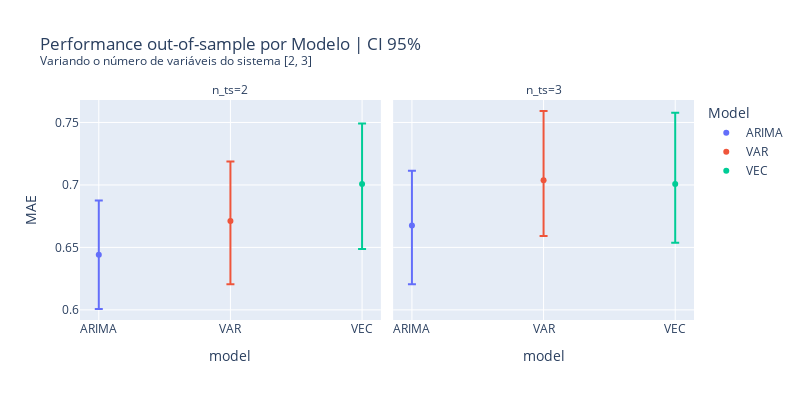

Notebook code for this chart:
### Code cell
filter_select = (df_MAE.n_fold_ts==85) & (df_MAE.n_ma==0) & (df_MAE.n_obs==500)
boot_df_ci_filter = df_MAE.loc[filter_select].copy()

fig = px.scatter(boot_df_ci_filter, x="model", y="MAE", color="model", facet_col="n_ts",error_y="ci_sup",error_y_minus="ci_inf")
fig.update_layout(width=800, height=400)
fig.update_layout(title="Performance out-of-sample por Modelo | CI 95% <br><sup>Variando o número de variáveis do sistema [2, 3]</sup>",legend_title="Model",margin=dict(t=100))
fig.show()

### Figure 1 — Plotly figure (JSON) as saved in the notebook; plotly's stock layout.template omitted (floating-point values rounded to 4 significant figures)
{"data": [{"error_y": {"array": [0.04344], "arrayminus": [0.04342]}, "hovertemplate": "model=%{x}<br>n_ts=2<br>MAE=%{y}<extra></extra>", "legendgroup": "ARIMA", "marker": {"color": "#636efa", "symbol": "circle"}, "mode": "markers", "name": "ARIMA", "orientation": "v", "showlegend": true, "type": "scatter", "x": ["ARIMA"], "xaxis": "x", "y": [0.6441], "yaxis": "y"}, {"error_y": {"array": [0.04398], "arrayminus": [0.04689]}, "hovertemplate": "model=%{x}<br>n_ts=3<br>MAE=%{y}<extra></extra>", "legendgroup": "ARIMA", "marker": {"color": "#636efa", "symbol": "circle"}, "mode": "markers", "name": "ARIMA", "orientation": "v", "showlegend": false, "type": "scatter", "x": ["ARIMA"], "xaxis": "x2", "y": [0.6674], "yaxis": "y2"}, {"error_y": {"array": [0.04757], "arrayminus": [0.05063]}, "hovertemplate": "model=%{x}<br>n_ts=2<br>MAE=%{y}<extra></extra>", "legendgroup": "VAR", "marker": {"color": "#EF553B", "symbol": "circle"}, "mode": "markers", "name": "VAR", "orientation": "v", "showlegend": true, "type": "scatter", "x": ["VAR"], "xaxis": "x", "y": [0.6711], "yaxis": "y"}, {"error_y": {"array": [0.05552], "arrayminus": [0.04449]}, "hovertemplate": "model=%{x}<br>n_ts=3<br>MAE=%{y}<extra></extra>", "legendgroup": "VAR", "marker": {"color": "#EF553B", "symbol": "circle"}, "mode": "markers", "name": "VAR", "orientation": "v", "showlegend": false, "type": "scatter", "x": ["VAR"], "xaxis": "x2", "y": [0.7037], "yaxis": "y2"}, {"error_y": {"array": [0.04847], "arrayminus": [0.05199]}, "hovertemplate": "model=%{x}<br>n_ts=2<br>MAE=%{y}<extra></extra>", "legendgroup": "VEC", "marker": {"color": "#00cc96", "symbol": "circle"}, "mode": "markers", "name": "VEC", "orientation": "v", "showlegend": true, "type": "scatter", "x": ["VEC"], "xaxis": "x", "y": [0.7007], "yaxis": "y"}, {"error_y": {"array": [0.05706], "arrayminus": [0.04691]}, "hovertemplate": "model=%{x}<br>n_ts=3<br>MAE=%{y}<extra></extra>", "legendgroup": "VEC", "marker": {"color": "#00cc96", "symbol": "circle"}, "mode": "markers", "name": "VEC", "orientation": "v", "showlegend": false, "type": "scatter", "x": ["VEC"], "xaxis": "x2", "y": [0.7007], "yaxis": "y2"}], "layout": {"annotations": [{"font": {}, "showarrow": false, "text": "n_ts=2", "x": 0.245, "xanchor": "center", "xref": "paper", "y": 1, "yanchor": "bottom", "yref": "paper"}, {"font": {}, "showarrow": false, "text": "n_ts=3", "x": 0.755, "xanchor": "center", "xref": "paper", "y": 1, "yanchor": "bottom", "yref": "paper"}], "height": 400, "legend": {"title": {"text": "Model"}, "tracegroupgap": 0}, "margin": {"t": 100}, "title": {"text": "Performance out-of-sample por Modelo | CI 95% <br><sup>Variando o número de variáveis do sistema [2, 3]</sup>"}, "width": 800, "xaxis": {"anchor": "y", "autorange": true, "categoryarray": ["ARIMA", "VAR", "VEC"], "categoryorder": "array", "domain": [0, 0.49], "range": [-0.143, 2.143], "title": {"text": "model"}, "type": "category"}, "xaxis2": {"anchor": "y2", "autorange": true, "categoryarray": ["ARIMA", "VAR", "VEC"], "categoryorder": "array", "domain": [0.51, 1], "matches": "x", "range": [-0.143, 2.143], "title": {"text": "model"}, "type": "category"}, "yaxis": {"anchor": "x", "autorange": true, "domain": [0, 1], "range": [0.5919, 0.768], "title": {"text": "MAE"}, "type": "linear"}, "yaxis2": {"anchor": "x2", "autorange": true, "domain": [0, 1], "matches": "y", "range": [0.5919, 0.768], "showticklabels": false, "type": "linear"}}}
